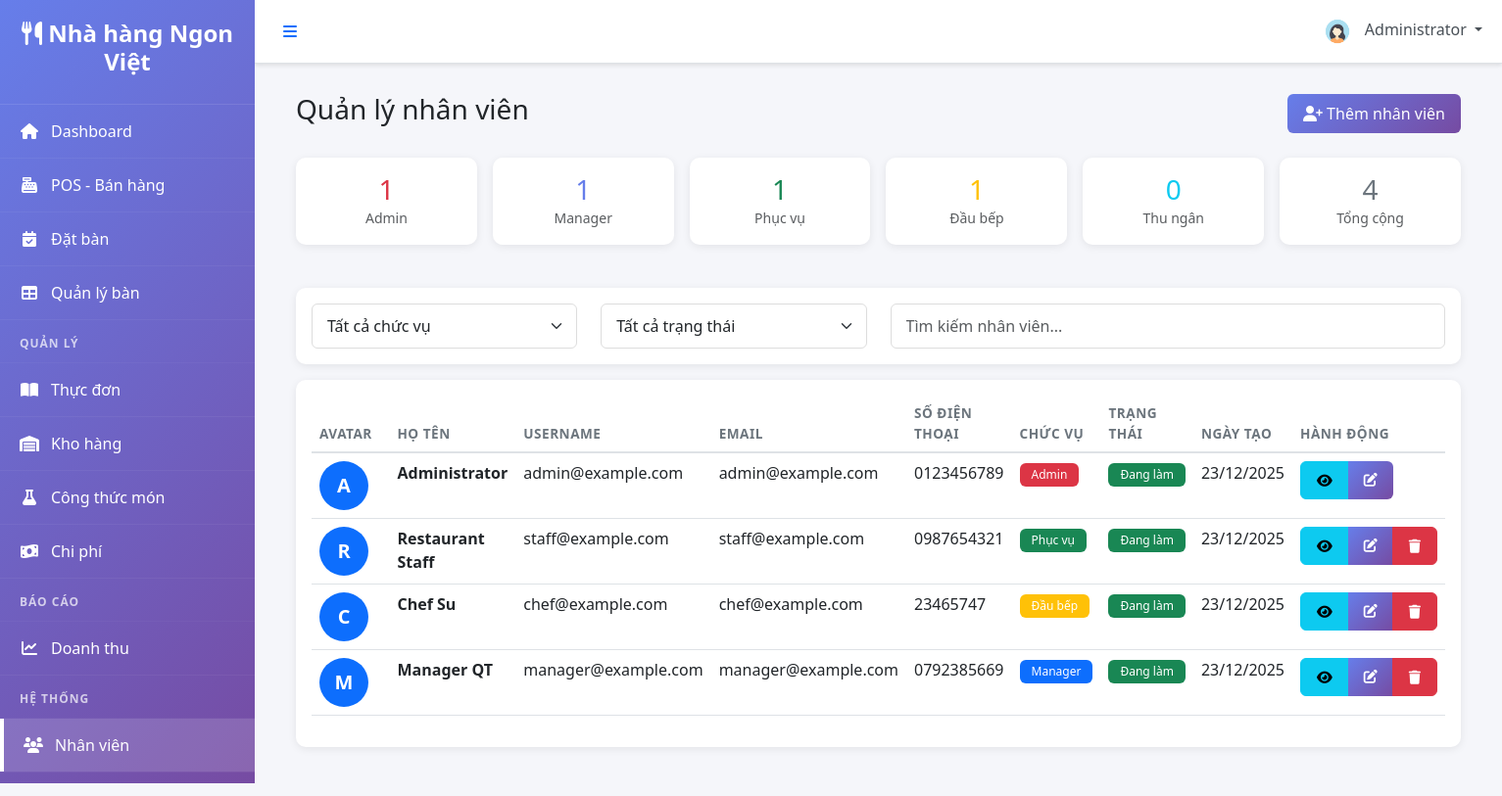
Page /modules/users/manage_staff.php (signed in) on the committed database.
### tables this page shows
CREATE TABLE `users` (
  `user_id` INT UNSIGNED NOT NULL AUTO_INCREMENT,
  `full_name` VARCHAR(120) NOT NULL,
  `email` VARCHAR(150) NOT NULL,
  `password_hash` VARCHAR(255) NOT NULL,
  `user_role` ENUM('admin','manager','waiter','chef','cashier','staff') NOT NULL DEFAULT 'staff',
  `phone` VARCHAR(30) DEFAULT NULL,
  `avatar` VARCHAR(255) DEFAULT NULL,
  `status` ENUM('active','inactive') NOT NULL DEFAULT 'active',
  `created_at` TIMESTAMP NOT NULL DEFAULT CURRENT_TIMESTAMP,
  `updated_at` TIMESTAMP NOT NULL DEFAULT CURRENT_TIMESTAMP ON UPDATE CURRENT_TIMESTAMP,
  PRIMARY KEY (`user_id`),
  UNIQUE KEY `uq_email` (`email`),
  KEY `idx_user_role_status` (`user_role`, `status`)
);

### includes/functions.php (called while the page is built, shortened)
<?php
function isLoggedIn() {
    return isset($_SESSION['user_id']) && ! empty($_SESSION['user_id']);
}
function formatDate($date, $format = DATE_FORMAT) {
    return date($format, strtotime($date));
}
function getCurrentUser($db) {
    $query = "SELECT * FROM users WHERE user_id = :user_id";
    $stmt = $db->prepare($query);
    $stmt->bindParam(':user_id', $_SESSION['user_id']);
    $stmt->execute();
    return $stmt->fetch(PDO:: FETCH_ASSOC);
}
?>

### modules/users/manage_staff.php (the view, shortened to what this page needs)
<?php
include '../../includes/header.php';
$role_filter = isset($_GET['role']) ? $_GET['role'] : 'all';
$status_filter = isset($_GET['status']) ? $_GET['status'] :  'all';
$query = "SELECT * FROM users WHERE 1=1";
$query .= " ORDER BY created_at DESC";
$stmt = $db->prepare($query);
$stmt->execute();
$users = $stmt->fetchAll(PDO::FETCH_ASSOC);
$all_roles = ['admin','manager','waiter','chef','cashier','staff'];
$role_counts = array_fill_keys($all_roles, 0);
foreach ($users as $user) {
    $raw_role = $user['role'] ?? ($user['user_role'] ?? 'staff');
    $role_key = in_array($raw_role, $all_roles, true) ? $raw_role : 'staff';
    $role_counts[$role_key]++;
}
?>
<div class="container-fluid">
    <div class="d-flex justify-content-between align-items-center mb-4">
        <h1 class="h3">Quản lý nhân viên</h1>
        <a href="add_staff.php" class="btn btn-primary">
            <i class="fas fa-user-plus"></i> Thêm nhân viên
        </a>
    </div>
    <div class="row g-3 mb-4">
        <div class="col-md-2">
            <div class="card border-danger">
                <div class="card-body text-center">
                    <h3 class="text-danger mb-0"><?php echo $role_counts['admin']; ?></h3>
                    <small class="text-muted">Admin</small>
                </div>
            </div>
        </div>
        <div class="col-md-2">
            <div class="card border-primary">
                <div class="card-body text-center">
                    <h3 class="text-primary mb-0"><?php echo $role_counts['manager']; ?></h3>
                    <small class="text-muted">Manager</small>
                </div>
            </div>
        </div>
        <div class="col-md-2">
            <div class="card border-success">
                <div class="card-body text-center">
                    <h3 class="text-success mb-0"><?php echo $role_counts['waiter']; ?></h3>
                    <small class="text-muted">Phục vụ</small>
                </div>
            </div>
        </div>
        <div class="col-md-2">
            <div class="card border-warning">
                <div class="card-body text-center">
                    <h3 class="text-warning mb-0"><?php echo $role_counts['chef']; ?></h3>
                    <small class="text-muted">Đầu bếp</small>
                </div>
            </div>
        </div>
        <div class="col-md-2">
            <div class="card border-info">
                <div class="card-body text-center">
                    <h3 class="text-info mb-0"><?php echo $role_counts['cashier']; ?></h3>
                    <small class="text-muted">Thu ngân</small>
                </div>
            </div>
        </div>
        <div class="col-md-2">
            <div class="card border-secondary">
                <div class="card-body text-center">
                    <h3 class="text-secondary mb-0"><?php echo count($users); ?></h3>
                    <small class="text-muted">Tổng cộng</small>
                </div>
            </div>
        </div>
    </div>
    <div class="card mb-3">
        <div class="card-body">
            <div class="row align-items-center">
                <div class="col-md-3">
                    <select id="role-filter" class="form-select" onchange="filterStaff()">
                        <option value="all" <?php echo $role_filter == 'all' ? 'selected' : ''; ?>>Tất cả chức vụ</option>
                    </select>
                </div>
                <div class="col-md-3">
                    <select id="status-filter" class="form-select" onchange="filterStaff()">
                        <option value="all" <?php echo $status_filter == 'all' ? 'selected' : ''; ?>>Tất cả trạng thái</option>
                    </select>
                </div>
                <div class="col-md-6">
                    <input type="text" id="search-staff" class="form-control" placeholder="Tìm kiếm nhân viên... ">
                </div>
            </div>
        </div>
    </div>
    <div class="card">
        <div class="card-body">
            <div class="table-responsive">
                <table class="table table-hover" id="staff-table">
                    <thead>
                        <tr>
                            <th width="80">Avatar</th>
                            <th>Họ tên</th>
                            <th>Username</th>
                            <th>Email</th>
                            <th>Số điện thoại</th>
                            <th>Chức vụ</th>
                            <th>Trạng thái</th>
                            <th>Ngày tạo</th>
                            <th width="150">Hành động</th>
                        </tr>
                    </thead>
                    <tbody>
                        <?php foreach ($users as $user): ?>
                        <tr>
                            <td>
                                <?php if ($user['avatar']): ?>
                                    <img src="<?php echo SITE_URL .  '/uploads/avatars/' . $user['avatar']; ?>"
                                         class="rounded-circle" width="50" height="50" style="object-fit: cover;">
                                <?php else: ?>
                                    <div class="rounded-circle bg-primary text-white d-flex align-items-center justify-content-center"
                                         style="width: 50px; height: 50px; font-size: 20px; font-weight: bold;">
                                        <?php echo strtoupper(substr($user['full_name'], 0, 1)); ?>
                                    </div>
                                <?php endif; ?>
                            </td>
                            <td>
                                <strong><?php echo htmlspecialchars($user['full_name']); ?></strong>
                            </td>
                            <td><?php echo htmlspecialchars($user['username'] ?? ($user['email'] ?? '')); ?></td>
                            <td><?php echo htmlspecialchars($user['email'] ?? ''); ?></td>
                            <td><?php echo htmlspecialchars($user['phone']); ?></td>
                            <td>
                                <?php
                                $role_badges = [
                                    'admin' => ['danger', 'Admin'],
                                    'manager' => ['primary', 'Manager'],
                                    'waiter' => ['success', 'Phục vụ'],
                                    'chef' => ['warning', 'Đầu bếp'],
                                    'cashier' => ['info', 'Thu ngân'],
                                    'staff' => ['secondary', 'Staff']
                                ];
                                $role_key = $user['role'] ?? ($user['user_role'] ?? 'staff');
                                $badge = $role_badges[$role_key] ?? ['secondary', ucfirst($role_key)];
                                ?>
                                <span class="badge bg-<?php echo $badge[0]; ?>">
                                    <?php echo $badge[1]; ?>
                                </span>
                            </td>
                            <td>
                                <?php
                                $user_status = $user['status'] ?? 'active';
                                if ($user_status == 'active'): ?>
                                    <span class="badge bg-success">Đang làm</span>
                                <?php else: ?>
                                    <span class="badge bg-secondary">Nghỉ việc</span>
                                <?php endif; ?>
                            </td>
                            <td><?php echo formatDate($user['created_at']); ?></td>
                            <td>
                                <div class="btn-group btn-group-sm">
                                    <a href="staff_profile.php?id=<?php echo $user['user_id']; ?>"
                                       class="btn btn-info" title="Xem">
                                        <i class="fas fa-eye"></i>
                                    </a>
                                    <a href="edit_staff.php?id=<?php echo $user['user_id']; ?>"
                                       class="btn btn-primary" title="Sửa">
                                        <i class="fas fa-edit"></i>
                                    </a>
                                    <?php if ($user['user_id'] != $_SESSION['user_id']): ?>
                                    <a href="?delete=<?php echo $user['user_id']; ?>"
                                       class="btn btn-danger"
                                       onclick="return confirm('Xóa nhân viên này?')"
                                       title="Xóa">
                                        <i class="fas fa-trash"></i>
                                    </a>
                                    <?php endif; ?>
                                </div>
                            </td>
                        </tr>
                        <?php endforeach; ?>
                    </tbody>
                </table>
            </div>
        </div>
    </div>
</div>
<?php include '../../includes/footer.php'; ?>

### includes/header.php (shortened to what this page needs)
<?php
$database = new Database();
$db = $database->getConnection();
$current_user = getCurrentUser($db);
?>
<!DOCTYPE html>
<html lang="vi">
<head>
    <link href="https://cdn.jsdelivr.net/npm/bootstrap@5.3.0/dist/css/bootstrap.min.css" rel="stylesheet">
    <link rel="stylesheet" href="https://cdnjs.cloudflare.com/ajax/libs/font-awesome/6.4.0/css/all.min.css">
    <link rel="stylesheet" href="<?php echo SITE_URL; ?>/assets/css/style.css">
    <link rel="stylesheet" href="<?php echo SITE_URL; ?>/assets/css/dashboard.css">
</head>
<body>
    <div class="wrapper">
        <?php include 'sidebar.php'; ?>
        <div class="main-content">
            <nav class="navbar navbar-expand-lg navbar-light bg-white border-bottom">
                <div class="container-fluid">
                    <button class="btn btn-link" id="sidebarToggle">
                        <i class="fas fa-bars"></i>
                    </button>
                    <div class="navbar-nav ms-auto">
                        <div class="nav-item dropdown">
                            <a class="nav-link dropdown-toggle" href="#" id="userDropdown" role="button" data-bs-toggle="dropdown">
                                <img src="<?php echo SITE_URL; ?>/assets/images/default-avatar.png" alt="Avatar" class="rounded-circle" width="32" height="32">
                                <span class="ms-2"><?php echo htmlspecialchars($current_user['full_name']); ?></span>
                            </a>
                        </div>
                    </div>
                </div>
            </nav>
            <div class="content-wrapper">

### assets/css/style.css (style rules this page uses)
:root { --primary-color: #667eea; --secondary-color: #764ba2; --success-color: #28a745; --danger-color: #dc3545; --warning-color: #ffc107; --info-color: #17a2b8; --dark-color: #343a40; --light-color: #f8f9fa; --sidebar-width: 260px; }
* { margin: 0; padding: 0; box-sizing: border-box; }
body { font-family: 'Segoe UI', Tahoma, Geneva, Verdana, sans-serif; background-color: #f5f6fa; }
.wrapper { display: flex; min-height: 100vh; }
.main-content { flex: 1; margin-left: var(--sidebar-width); transition: margin-left 0.3s ease-in-out; min-height: 100vh; }
.content-wrapper { padding: 30px; }
.navbar { box-shadow: 0 2px 4px rgba(0,0,0,0.1); }
.navbar .nav-link { color: #495057; position: relative; }
.card { border: none; box-shadow: 0 2px 8px rgba(0,0,0,0.08); margin-bottom: 20px; border-radius: 10px; transition: all 0.3s; }
.btn { border-radius: 6px; padding: 8px 16px; font-weight: 500; transition: all 0.3s; }
.btn-primary { background: linear-gradient(135deg, var(--primary-color) 0%, var(--secondary-color) 100%); border: none; }
.table { background: white; }
.table thead th { border-bottom: 2px solid #dee2e6; text-transform: uppercase; font-size: 0.85rem; letter-spacing: 0.5px; color: #6c757d; font-weight: 600; }
.table tbody tr { transition: all 0.2s; }
.badge { padding: 6px 12px; font-weight: 500; border-radius: 6px; }
.form-control, .form-select { border-radius: 6px; border: 1px solid #ddd; padding: 10px 15px; }
.text-primary { color: var(--primary-color) !important; }

### rows in the picture
users: full_name "Administrator", user_id "1", full_name "A", email "admin@example.com", phone "0123456789", user_role "Admin", status "Đang làm", created_at "23/12/2025"
users: full_name "R", full_name "Restaurant Staff", email "staff@example.com", phone "0987654321", user_role "Phục vụ", status "Đang làm", created_at "23/12/2025"
users: full_name "C", full_name "Chef Su", email "chef@example.com", phone "23465747", user_role "Đầu bếp", status "Đang làm", created_at "23/12/2025"
users: full_name "M", full_name "Manager QT", email "manager@example.com", phone "0792385669", user_role "Manager", status "Đang làm", created_at "23/12/2025"

### other values in the picture
SITE_TITLE "Nhà hàng Ngon Việt"
$role_counts['cashier'] "0"
count($users) "4"
